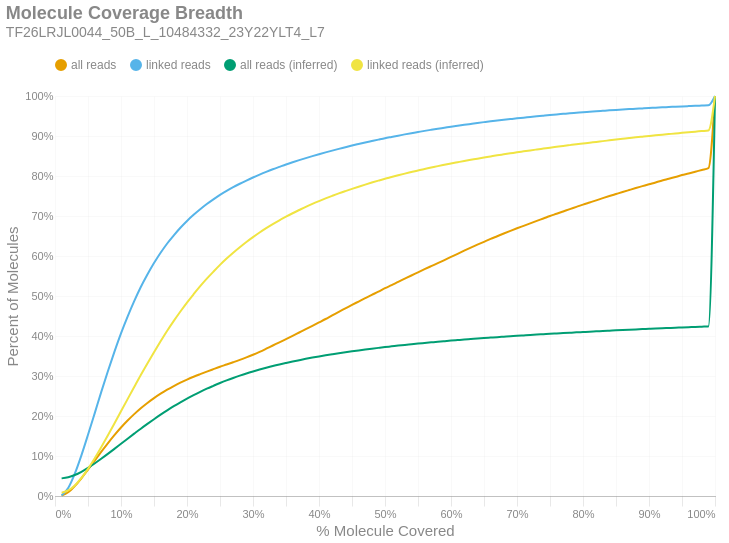

Notebook code for this chart:
### Markdown cell above
### Molecule Read Coverage
This chart shows molecule coverage breadth as computed by the number of bases aligned to that molecule. In other words, "*how much of each unique long molecule is actually sequenced/aligned?*" Keep in mind there is a distinction between sequences and alignments, since some sequences belonging to a particular molecule may not align well and wouldn't appear in the alignment data. This chart also shows molecule coverage breadth as computed by the *inferred fragment* from which the aligned sequences originate. Unlike read coverage, this calculation takes into account the total insert size, including unsequenced gaps between the forward and reverse reads. Like the previous figures, these are cumulative percents.

### Code cell
if SKIPLR:
    print_html(f"Skipped")
else:
    binned_df = consolidated_hist(valids['coverage_bp'], mask, 0.01, True)
    binned_df_inf = consolidated_hist(valids['coverage_inserts'], mask, 0.01, True)
    binned_df = binned_df.with_columns(pl.lit(binned_df_inf['all reads (cumsum)']).alias('all reads (inferred)'))
    binned_df = binned_df.with_columns(pl.lit(binned_df_inf['linked reads (cumsum)']).alias('linked reads (inferred)'))
    binned_df = binned_df.with_columns(
        (pl.col('bin').cast(pl.Float64) + 0.01).alias('right_edge')
    )

    with SafeRender(binned_df):
        (
            density_plot(binned_df, 'Molecule Coverage Breadth', samplename, 'molcov', ['all reads (inferred)','linked reads (inferred)'])
            .encode(
                #x=alt.X('bin:Q', title="% Molecule Covered").axis(format = '%').scale(padding=0),
                x=alt.X('right_edge:Q', title="% Molecule Covered").axis(format='%').scale(padding=0),
                y=alt.Y('value:Q', title='Percent of Molecules')
                    .axis(format='%')
                    .stack(False)
                    .scale(domainMin=0, padding=0),
                color=alt.Color("key:N").scale(domain = ["all reads", "linked reads", "all reads (inferred)", "linked reads (inferred)"]),
                tooltip = [
                    alt.Tooltip("key:N", title = "Data Type"),
                    alt.Tooltip("range_label:N", title="% Molecule Covered"),
                    alt.Tooltip("value:Q", format = ".2%", title="% Molecules")
                ]
            )
        ).display()

### Figure 1 — Vega-Lite specification as saved in the notebook (floating-point values rounded to 4 significant figures)
{"width": "container", "height": 400, "config": {"title": {"anchor": "start", "dy": -15, "fontSize": 18, "color": "#888888", "subtitleColor": "#888888", "subtitleFontSize": 14}, "arc": {"fill": "#0072B2"}, "axis": {"domainColor": "#888888", "domainWidth": 0.5, "gridWidth": 0.2, "grid": false, "titleFontWeight": 400, "titleFontSize": 15, "labelFontSize": 11, "labelColor": "#888888", "tickColor": "#888888", "tickWidth": 0.2, "titleColor": "#888888"}, "axisBand": {"grid": false}, "axisX": {"grid": true, "tickSize": 10, "domainCap": "round"}, "axisY": {"domain": false, "grid": true, "tickSize": 0, "domainCap": "round"}, "background": "transparent", "header": {"labelFontSize": 15, "labelColor": "#888888", "titleFontSize": 15, "titleFontWeight": 600, "titleColor": "#888888"}, "legend": {"labelFont": "sans-serif", "labelFontSize": 12, "labelColor": "#888888", "symbolSize": 100, "symbolType": "circle", "titleFontSize": 12, "titlePadding": 10, "titleColor": "#888888", "title": null, "orient": "top"}, "range": {"category": ["#E69F00", "#56B4E9", "#009E73", "#F0E442", "#0072B2", "#D55E00", "#CC79A7", "#000000"], "diverging": ["#cfe8f3", "#a2d4ec", "#73bfe2", "#46abdb", "#1696d2", "#12719e"]}, "area": {"fill": "#0072B2", "fillOpacity": 0.7, "line": true, "strokeOpacity": 0.7}, "line": {"color": "#0072B2", "stroke": "#0072B2", "strokeWidth": 2}, "trail": {"color": "#0072B2", "stroke": "#0072B2", "strokeWidth": 0, "size": 1}, "point": {"filled": true, "fillOpacity": 1.0, "size": 95}, "text": {"color": "#888888", "fontSize": 11, "align": "right", "fontWeight": 400, "size": 11}, "bar": {"fill": "#0072B2", "stroke": null}, "view": {"stroke": null, "continuousWidth": 660, "continuousHeight": 400}}, "data": {"name": "data-9ef5aee9d4fde3b75a7cc80db2744609"}, "mark": {"type": "line", "interpolate": "monotone", "point": {"opacity": 0, "size": 275}}, "encoding": {"color": {"field": "key", "scale": {"domain": ["all reads", "linked reads", "all reads (inferred)", "linked reads (inferred)"]}, "type": "nominal"}, "tooltip": [{"field": "key", "title": "Data Type", "type": "nominal"}, {"field": "range_label", "title": "% Molecule Covered", "type": "nominal"}, {"field": "value", "format": ".2%", "title": "% Molecules", "type": "quantitative"}], "x": {"axis": {"format": "%"}, "field": "right_edge", "scale": {"padding": 0}, "title": "% Molecule Covered", "type": "quantitative"}, "y": {"axis": {"format": "%"}, "field": "value", "scale": {"domainMin": 0, "padding": 0}, "stack": false, "title": "Percent of Molecules", "type": "quantitative"}}, "params": [{"name": "param_c36ac31b6afebe62", "select": {"type": "point", "fields": ["key"]}, "bind": "legend"}], "title": {"text": "Molecule Coverage Breadth", "subtitle": "TF26LRJL0044_50B_L_10484332_23Y22YLT4_L7"}, "transform": [{"fold": ["all reads (cumsum)", "linked reads (cumsum)", "all reads (inferred)", "linked reads (inferred)"]}, {"calculate": "replace(datum.key, ' (cumsum)', '')", "as": "key"}, {"filter": {"param": "param_c36ac31b6afebe62"}}], "usermeta": {"embedOptions": {"downloadFileName": "TF26LRJL0044_50B_L_10484332_23Y22YLT4_L7.molcov"}}, "$schema": "https://vega.github.io/schema/vega-lite/v6.4.1.json", "datasets": {"data-9ef5aee9d4fde3b75a7cc80db2744609": [{"bin": "0.0", "interval": "0.0-0.01", "all reads": 0.0008273, "linked reads": 0.001351, "all reads (cumsum)": 0.0008273, "linked reads (cumsum)": 0.001351, "range_label": "0.0-0.01", "all reads (inferred)": 0.04407, "linked reads (inferred)": 0.008332, "right_edge": 0.01}, {"bin": "0.01", "interval": "0.01-0.02", "all reads": 0.008551, "linked reads": 0.01855, "all reads (cumsum)": 0.009379, "linked reads (cumsum)": 0.0199, "range_label": "0.01-0.02", "all reads (inferred)": 0.04683, "linked reads (inferred)": 0.01377, "right_edge": 0.02}, {"bin": "0.02", "interval": "0.02-0.03", "all reads": 0.01559, "linked reads": 0.03591, "all reads (cumsum)": 0.02496, "linked reads (cumsum)": 0.05581, "range_label": "0.02-0.03", "all reads (inferred)": 0.05245, "linked reads (inferred)": 0.0263, "right_edge": 0.03}, {"bin": "0.03", "interval": "0.03-0.04", "all reads": 0.01936, "linked reads": 0.04586, "all reads (cumsum)": 0.04433, "linked reads (cumsum)": 0.1017, "range_label": "0.03-0.04", "all reads (inferred)": 0.06057, "linked reads (inferred)": 0.04505, "right_edge": 0.04}, {"bin": "0.04", "interval": "0.04-0.05", "all reads": 0.02146, "linked reads": 0.05129, "all reads (cumsum)": 0.06579, "linked reads (cumsum)": 0.153, "range_label": "0.04-0.05", "all reads (inferred)": 0.0704, "linked reads (inferred)": 0.06795, "right_edge": 0.05}, {"bin": "0.05", "interval": "0.05-0.06", "all reads": 0.02214, "linked reads": 0.05307, "all reads (cumsum)": 0.08793, "linked reads (cumsum)": 0.206, "range_label": "0.05-0.06", "all reads (inferred)": 0.08131, "linked reads (inferred)": 0.09381, "right_edge": 0.06}, {"bin": "0.06", "interval": "0.06-0.07", "all reads": 0.02228, "linked reads": 0.05365, "all reads (cumsum)": 0.1102, "linked reads (cumsum)": 0.2597, "range_label": "0.06-0.07", "all reads (inferred)": 0.09306, "linked reads (inferred)": 0.1218, "right_edge": 0.07}, {"bin": "0.07", "interval": "0.07-0.08", "all reads": 0.02145, "linked reads": 0.05165, "all reads (cumsum)": 0.1317, "linked reads (cumsum)": 0.3113, "range_label": "0.07-0.08", "all reads (inferred)": 0.1053, "linked reads (inferred)": 0.151, "right_edge": 0.08}, {"bin": "0.08", "interval": "0.08-0.09", "all reads": 0.02034, "linked reads": 0.04897, "all reads (cumsum)": 0.152, "linked reads (cumsum)": 0.3603, "range_label": "0.08-0.09", "all reads (inferred)": 0.1178, "linked reads (inferred)": 0.1811, "right_edge": 0.09}, {"bin": "0.09", "interval": "0.09-0.1", "all reads": 0.01915, "linked reads": 0.04612, "all reads (cumsum)": 0.1711, "linked reads (cumsum)": 0.4064, "range_label": "0.09-0.1", "all reads (inferred)": 0.1306, "linked reads (inferred)": 0.2117, "right_edge": 0.1}, {"bin": "0.1", "interval": "0.1-0.11", "all reads": 0.01747, "linked reads": 0.04199, "all reads (cumsum)": 0.1886, "linked reads (cumsum)": 0.4484, "range_label": "0.1-0.11", "all reads (inferred)": 0.1433, "linked reads (inferred)": 0.2422, "right_edge": 0.11}, {"bin": "0.11", "interval": "0.11-0.12", "all reads": 0.01611, "linked reads": 0.03864, "all reads (cumsum)": 0.2047, "linked reads (cumsum)": 0.487, "range_label": "0.11-0.12", "all reads (inferred)": 0.1558, "linked reads (inferred)": 0.2724, "right_edge": 0.12}, {"bin": "0.12", "interval": "0.12-0.13", "all reads": 0.01478, "linked reads": 0.03531, "all reads (cumsum)": 0.2195, "linked reads (cumsum)": 0.5223, "range_label": "0.12-0.13", "all reads (inferred)": 0.1683, "linked reads (inferred)": 0.3025, "right_edge": 0.13}, {"bin": "0.13", "interval": "0.13-0.14", "all reads": 0.01319, "linked reads": 0.03126, "all reads (cumsum)": 0.2327, "linked reads (cumsum)": 0.5536, "range_label": "0.13-0.14", "all reads (inferred)": 0.1803, "linked reads (inferred)": 0.3313, "right_edge": 0.14}, {"bin": "0.14", "interval": "0.14-0.15", "all reads": 0.01215, "linked reads": 0.02866, "all reads (cumsum)": 0.2448, "linked reads (cumsum)": 0.5823, "range_label": "0.14-0.15", "all reads (inferred)": 0.1919, "linked reads (inferred)": 0.3594, "right_edge": 0.15}, {"bin": "0.15", "interval": "0.15-0.16", "all reads": 0.01107, "linked reads": 0.0258, "all reads (cumsum)": 0.2559, "linked reads (cumsum)": 0.6081, "range_label": "0.15-0.16", "all reads (inferred)": 0.2033, "linked reads (inferred)": 0.3867, "right_edge": 0.16}, {"bin": "0.16", "interval": "0.16-0.17", "all reads": 0.01005, "linked reads": 0.02322, "all reads (cumsum)": 0.266, "linked reads (cumsum)": 0.6313, "range_label": "0.16-0.17", "all reads (inferred)": 0.2142, "linked reads (inferred)": 0.4131, "right_edge": 0.17}, {"bin": "0.17", "interval": "0.17-0.18", "all reads": 0.008934, "linked reads": 0.02036, "all reads (cumsum)": 0.2749, "linked reads (cumsum)": 0.6516, "range_label": "0.17-0.18", "all reads (inferred)": 0.2244, "linked reads (inferred)": 0.4378, "right_edge": 0.18}, {"bin": "0.18", "interval": "0.18-0.19", "all reads": 0.008439, "linked reads": 0.019, "all reads (cumsum)": 0.2833, "linked reads (cumsum)": 0.6706, "range_label": "0.18-0.19", "all reads (inferred)": 0.2342, "linked reads (inferred)": 0.4613, "right_edge": 0.19}, {"bin": "0.19", "interval": "0.19-0.2", "all reads": 0.007707, "linked reads": 0.01707, "all reads (cumsum)": 0.291, "linked reads (cumsum)": 0.6877, "range_label": "0.19-0.2", "all reads (inferred)": 0.2434, "linked reads (inferred)": 0.4836, "right_edge": 0.2}, {"bin": "0.2", "interval": "0.2-0.21", "all reads": 0.006989, "linked reads": 0.01525, "all reads (cumsum)": 0.298, "linked reads (cumsum)": 0.7029, "range_label": "0.2-0.21", "all reads (inferred)": 0.2521, "linked reads (inferred)": 0.5044, "right_edge": 0.21}, {"bin": "0.21", "interval": "0.21-0.22", "all reads": 0.006564, "linked reads": 0.0139, "all reads (cumsum)": 0.3046, "linked reads (cumsum)": 0.7168, "range_label": "0.21-0.22", "all reads (inferred)": 0.2604, "linked reads (inferred)": 0.5245, "right_edge": 0.22}, {"bin": "0.22", "interval": "0.22-0.23", "all reads": 0.006403, "linked reads": 0.01305, "all reads (cumsum)": 0.311, "linked reads (cumsum)": 0.7299, "range_label": "0.22-0.23", "all reads (inferred)": 0.2682, "linked reads (inferred)": 0.5433, "right_edge": 0.23}, {"bin": "0.23", "interval": "0.23-0.24", "all reads": 0.006122, "linked reads": 0.01182, "all reads (cumsum)": 0.3171, "linked reads (cumsum)": 0.7417, "range_label": "0.23-0.24", "all reads (inferred)": 0.2755, "linked reads (inferred)": 0.5608, "right_edge": 0.24}, {"bin": "0.24", "interval": "0.24-0.25", "all reads": 0.006012, "linked reads": 0.01105, "all reads (cumsum)": 0.3231, "linked reads (cumsum)": 0.7528, "range_label": "0.24-0.25", "all reads (inferred)": 0.2825, "linked reads (inferred)": 0.5778, "right_edge": 0.25}, {"bin": "0.25", "interval": "0.25-0.26", "all reads": 0.00558, "linked reads": 0.00991, "all reads (cumsum)": 0.3287, "linked reads (cumsum)": 0.7627, "range_label": "0.25-0.26", "all reads (inferred)": 0.2891, "linked reads (inferred)": 0.5936, "right_edge": 0.26}, {"bin": "0.26", "interval": "0.26-0.27", "all reads": 0.005679, "linked reads": 0.009319, "all reads (cumsum)": 0.3344, "linked reads (cumsum)": 0.772, "range_label": "0.26-0.27", "all reads (inferred)": 0.2952, "linked reads (inferred)": 0.6083, "right_edge": 0.27}, {"bin": "0.27", "interval": "0.27-0.28", "all reads": 0.005848, "linked reads": 0.00861, "all reads (cumsum)": 0.3402, "linked reads (cumsum)": 0.7806, "range_label": "0.27-0.28", "all reads (inferred)": 0.3009, "linked reads (inferred)": 0.622, "right_edge": 0.28}, {"bin": "0.28", "interval": "0.28-0.29", "all reads": 0.006215, "linked reads": 0.008028, "all reads (cumsum)": 0.3465, "linked reads (cumsum)": 0.7886, "range_label": "0.28-0.29", "all reads (inferred)": 0.3063, "linked reads (inferred)": 0.6351, "right_edge": 0.29}, {"bin": "0.29", "interval": "0.29-0.3", "all reads": 0.006687, "linked reads": 0.007647, "all reads (cumsum)": 0.3531, "linked reads (cumsum)": 0.7963, "range_label": "0.29-0.3", "all reads (inferred)": 0.3113, "linked reads (inferred)": 0.6472, "right_edge": 0.3}, {"bin": "0.3", "interval": "0.3-0.31", "all reads": 0.007232, "linked reads": 0.007223, "all reads (cumsum)": 0.3604, "linked reads (cumsum)": 0.8035, "range_label": "0.3-0.31", "all reads (inferred)": 0.3161, "linked reads (inferred)": 0.6587, "right_edge": 0.31}, {"bin": "0.31", "interval": "0.31-0.32", "all reads": 0.007839, "linked reads": 0.006842, "all reads (cumsum)": 0.3682, "linked reads (cumsum)": 0.8103, "range_label": "0.31-0.32", "all reads (inferred)": 0.3206, "linked reads (inferred)": 0.6695, "right_edge": 0.32}, {"bin": "0.32", "interval": "0.32-0.33", "all reads": 0.008088, "linked reads": 0.006438, "all reads (cumsum)": 0.3763, "linked reads (cumsum)": 0.8168, "range_label": "0.32-0.33", "all reads (inferred)": 0.3249, "linked reads (inferred)": 0.6798, "right_edge": 0.33}, {"bin": "0.33", "interval": "0.33-0.34", "all reads": 0.007866, "linked reads": 0.006009, "all reads (cumsum)": 0.3842, "linked reads (cumsum)": 0.8228, "range_label": "0.33-0.34", "all reads (inferred)": 0.3289, "linked reads (inferred)": 0.6893, "right_edge": 0.34}, {"bin": "0.34", "interval": "0.34-0.35", "all reads": 0.008124, "linked reads": 0.005972, "all reads (cumsum)": 0.3923, "linked reads (cumsum)": 0.8288, "range_label": "0.34-0.35", "all reads (inferred)": 0.3326, "linked reads (inferred)": 0.6983, "right_edge": 0.35}, {"bin": "0.35", "interval": "0.35-0.36", "all reads": 0.00819, "linked reads": 0.005573, "all reads (cumsum)": 0.4005, "linked reads (cumsum)": 0.8343, "range_label": "0.35-0.36", "all reads (inferred)": 0.3362, "linked reads (inferred)": 0.7069, "right_edge": 0.36}, {"bin": "0.36", "interval": "0.36-0.37", "all reads": 0.008242, "linked reads": 0.005287, "all reads (cumsum)": 0.4087, "linked reads (cumsum)": 0.8396, "range_label": "0.36-0.37", "all reads (inferred)": 0.3396, "linked reads (inferred)": 0.715, "right_edge": 0.37}, {"bin": "0.37", "interval": "0.37-0.38", "all reads": 0.008241, "linked reads": 0.005133, "all reads (cumsum)": 0.417, "linked reads (cumsum)": 0.8448, "range_label": "0.37-0.38", "all reads (inferred)": 0.3429, "linked reads (inferred)": 0.723, "right_edge": 0.38}, {"bin": "0.38", "interval": "0.38-0.39", "all reads": 0.008382, "linked reads": 0.004966, "all reads (cumsum)": 0.4254, "linked reads (cumsum)": 0.8497, "range_label": "0.38-0.39", "all reads (inferred)": 0.346, "linked reads (inferred)": 0.7304, "right_edge": 0.39}, {"bin": "0.39", "interval": "0.39-0.4", "all reads": 0.008525, "linked reads": 0.004748, "all reads (cumsum)": 0.4339, "linked reads (cumsum)": 0.8545, "range_label": "0.39-0.4", "all reads (inferred)": 0.3489, "linked reads (inferred)": 0.7373, "right_edge": 0.4}, {"bin": "0.4", "interval": "0.4-0.41", "all reads": 0.008616, "linked reads": 0.004606, "all reads (cumsum)": 0.4425, "linked reads (cumsum)": 0.8591, "range_label": "0.4-0.41", "all reads (inferred)": 0.3516, "linked reads (inferred)": 0.7439, "right_edge": 0.41}, {"bin": "0.41", "interval": "0.41-0.42", "all reads": 0.009195, "linked reads": 0.00444, "all reads (cumsum)": 0.4517, "linked reads (cumsum)": 0.8635, "range_label": "0.41-0.42", "all reads (inferred)": 0.3543, "linked reads (inferred)": 0.7503, "right_edge": 0.42}, {"bin": "0.42", "interval": "0.42-0.43", "all reads": 0.008839, "linked reads": 0.004318, "all reads (cumsum)": 0.4605, "linked reads (cumsum)": 0.8678, "range_label": "0.42-0.43", "all reads (inferred)": 0.3569, "linked reads (inferred)": 0.7564, "right_edge": 0.43}, {"bin": "0.43", "interval": "0.43-0.44", "all reads": 0.008611, "linked reads": 0.004077, "all reads (cumsum)": 0.4691, "linked reads (cumsum)": 0.8719, "range_label": "0.43-0.44", "all reads (inferred)": 0.3593, "linked reads (inferred)": 0.7622, "right_edge": 0.44}, {"bin": "0.44", "interval": "0.44-0.45", "all reads": 0.008657, "linked reads": 0.004204, "all reads (cumsum)": 0.4778, "linked reads (cumsum)": 0.8761, "range_label": "0.44-0.45", "all reads (inferred)": 0.3617, "linked reads (inferred)": 0.7678, "right_edge": 0.45}, {"bin": "0.45", "interval": "0.45-0.46", "all reads": 0.00835, "linked reads": 0.003892, "all reads (cumsum)": 0.4861, "linked reads (cumsum)": 0.88, "range_label": "0.45-0.46", "all reads (inferred)": 0.3639, "linked reads (inferred)": 0.7733, "right_edge": 0.46}, {"bin": "0.46", "interval": "0.46-0.47", "all reads": 0.008384, "linked reads": 0.003809, "all reads (cumsum)": 0.4945, "linked reads (cumsum)": 0.8838, "range_label": "0.46-0.47", "all reads (inferred)": 0.3661, "linked reads (inferred)": 0.7785, "right_edge": 0.47}, {"bin": "0.47", "interval": "0.47-0.48", "all reads": 0.00828, "linked reads": 0.003577, "all reads (cumsum)": 0.5028, "linked reads (cumsum)": 0.8874, "range_label": "0.47-0.48", "all reads (inferred)": 0.3683, "linked reads (inferred)": 0.7836, "right_edge": 0.48}, {"bin": "0.48", "interval": "0.48-0.49", "all reads": 0.008028, "linked reads": 0.003557, "all reads (cumsum)": 0.5108, "linked reads (cumsum)": 0.891, "range_label": "0.48-0.49", "all reads (inferred)": 0.3703, "linked reads (inferred)": 0.7884, "right_edge": 0.49}, {"bin": "0.49", "interval": "0.49-0.5", "all reads": 0.008641, "linked reads": 0.003486, "all reads (cumsum)": 0.5195, "linked reads (cumsum)": 0.8944, "range_label": "0.49-0.5", "all reads (inferred)": 0.3723, "linked reads (inferred)": 0.7931, "right_edge": 0.5}, {"bin": "0.5", "interval": "0.5-0.51", "all reads": 0.007593, "linked reads": 0.003164, "all reads (cumsum)": 0.5271, "linked reads (cumsum)": 0.8976, "range_label": "0.5-0.51", "all reads (inferred)": 0.3741, "linked reads (inferred)": 0.7975, "right_edge": 0.51}, {"bin": "0.51", "interval": "0.51-0.52", "all reads": 0.008282, "linked reads": 0.003149, "all reads (cumsum)": 0.5354, "linked reads (cumsum)": 0.9008, "range_label": "0.51-0.52", "all reads (inferred)": 0.376, "linked reads (inferred)": 0.8019, "right_edge": 0.52}, {"bin": "0.52", "interval": "0.52-0.53", "all reads": 0.007949, "linked reads": 0.003279, "all reads (cumsum)": 0.5433, "linked reads (cumsum)": 0.904, "range_label": "0.52-0.53", "all reads (inferred)": 0.3777, "linked reads (inferred)": 0.806, "right_edge": 0.53}, {"bin": "0.53", "interval": "0.53-0.54", "all reads": 0.007938, "linked reads": 0.003036, "all reads (cumsum)": 0.5512, "linked reads (cumsum)": 0.9071, "range_label": "0.53-0.54", "all reads (inferred)": 0.3794, "linked reads (inferred)": 0.81, "right_edge": 0.54}, {"bin": "0.54", "interval": "0.54-0.55", "all reads": 0.007757, "linked reads": 0.002881, "all reads (cumsum)": 0.559, "linked reads (cumsum)": 0.9099, "range_label": "0.54-0.55", "all reads (inferred)": 0.3811, "linked reads (inferred)": 0.814, "right_edge": 0.55}, {"bin": "0.55", "interval": "0.55-0.56", "all reads": 0.007947, "linked reads": 0.002893, "all reads (cumsum)": 0.5669, "linked reads (cumsum)": 0.9128, "range_label": "0.55-0.56", "all reads (inferred)": 0.3826, "linked reads (inferred)": 0.8176, "right_edge": 0.56}, {"bin": "0.56", "interval": "0.56-0.57", "all reads": 0.007649, "linked reads": 0.002689, "all reads (cumsum)": 0.5746, "linked reads (cumsum)": 0.9155, "range_label": "0.56-0.57", "all reads (inferred)": 0.3841, "linked reads (inferred)": 0.8211, "right_edge": 0.57}, {"bin": "0.57", "interval": "0.57-0.58", "all reads": 0.007534, "linked reads": 0.002602, "all reads (cumsum)": 0.5821, "linked reads (cumsum)": 0.9181, "range_label": "0.57-0.58", "all reads (inferred)": 0.3856, "linked reads (inferred)": 0.8247, "right_edge": 0.58}, {"bin": "0.58", "interval": "0.58-0.59", "all reads": 0.007778, "linked reads": 0.002509, "all reads (cumsum)": 0.5899, "linked reads (cumsum)": 0.9206, "range_label": "0.58-0.59", "all reads (inferred)": 0.3871, "linked reads (inferred)": 0.828, "right_edge": 0.59}, {"bin": "0.59", "interval": "0.59-0.6", "all reads": 0.007884, "linked reads": 0.002555, "all reads (cumsum)": 0.5978, "linked reads (cumsum)": 0.9232, "range_label": "0.59-0.6", "all reads (inferred)": 0.3884, "linked reads (inferred)": 0.8313, "right_edge": 0.6}, {"bin": "0.6", "interval": "0.6-0.61", "all reads": 0.007692, "linked reads": 0.002412, "all reads (cumsum)": 0.6055, "linked reads (cumsum)": 0.9256, "range_label": "0.6-0.61", "all reads (inferred)": 0.3898, "linked reads (inferred)": 0.8344, "right_edge": 0.61}, {"bin": "0.61", "interval": "0.61-0.62", "all reads": 0.007859, "linked reads": 0.002388, "all reads (cumsum)": 0.6133, "linked reads (cumsum)": 0.928, "range_label": "0.61-0.62", "all reads (inferred)": 0.3911, "linked reads (inferred)": 0.8375, "right_edge": 0.62}, {"bin": "0.62", "interval": "0.62-0.63", "all reads": 0.007582, "linked reads": 0.002259, "all reads (cumsum)": 0.6209, "linked reads (cumsum)": 0.9303, "range_label": "0.62-0.63", "all reads (inferred)": 0.3923, "linked reads (inferred)": 0.8404, "right_edge": 0.63}, {"bin": "0.63", "interval": "0.63-0.64", "all reads": 0.007366, "linked reads": 0.00224, "all reads (cumsum)": 0.6283, "linked reads (cumsum)": 0.9325, "range_label": "0.63-0.64", "all reads (inferred)": 0.3936, "linked reads (inferred)": 0.8433, "right_edge": 0.64}, {"bin": "0.64", "interval": "0.64-0.65", "all reads": 0.00717, "linked reads": 0.00218, "all reads (cumsum)": 0.6355, "linked reads (cumsum)": 0.9347, "range_label": "0.64-0.65", "all reads (inferred)": 0.3948, "linked reads (inferred)": 0.8462, "right_edge": 0.65}, {"bin": "0.65", "interval": "0.65-0.66", "all reads": 0.007294, "linked reads": 0.002113, "all reads (cumsum)": 0.6428, "linked reads (cumsum)": 0.9368, "range_label": "0.65-0.66", "all reads (inferred)": 0.396, "linked reads (inferred)": 0.8489, "right_edge": 0.66}, {"bin": "0.66", "interval": "0.66-0.67", "all reads": 0.006689, "linked reads": 0.001868, "all reads (cumsum)": 0.6494, "linked reads (cumsum)": 0.9387, "range_label": "0.66-0.67", "all reads (inferred)": 0.3972, "linked reads (inferred)": 0.8516, "right_edge": 0.67}, {"bin": "0.67", "interval": "0.67-0.68", "all reads": 0.006782, "linked reads": 0.001845, "all reads (cumsum)": 0.6562, "linked reads (cumsum)": 0.9405, "range_label": "0.67-0.68", "all reads (inferred)": 0.3982, "linked reads (inferred)": 0.8541, "right_edge": 0.68}, {"bin": "0.68", "interval": "0.68-0.69", "all reads": 0.006575, "linked reads": 0.001824, "all reads (cumsum)": 0.6628, "linked reads (cumsum)": 0.9423, "range_label": "0.68-0.69", "all reads (inferred)": 0.3993, "linked reads (inferred)": 0.8566, "right_edge": 0.69}, {"bin": "0.69", "interval": "0.69-0.7", "all reads": 0.006461, "linked reads": 0.001797, "all reads (cumsum)": 0.6693, "linked reads (cumsum)": 0.9441, "range_label": "0.69-0.7", "all reads (inferred)": 0.4004, "linked reads (inferred)": 0.8592, "right_edge": 0.7}, {"bin": "0.7", "interval": "0.7-0.71", "all reads": 0.006176, "linked reads": 0.001655, "all reads (cumsum)": 0.6754, "linked reads (cumsum)": 0.9458, "range_label": "0.7-0.71", "all reads (inferred)": 0.4015, "linked reads (inferred)": 0.8616, "right_edge": 0.71}, {"bin": "0.71", "interval": "0.71-0.72", "all reads": 0.006162, "linked reads": 0.001764, "all reads (cumsum)": 0.6816, "linked reads (cumsum)": 0.9475, "range_label": "0.71-0.72", "all reads (inferred)": 0.4025, "linked reads (inferred)": 0.864, "right_edge": 0.72}, {"bin": "0.72", "interval": "0.72-0.73", "all reads": 0.006209, "linked reads": 0.001681, "all reads (cumsum)": 0.6878, "linked reads (cumsum)": 0.9492, "range_label": "0.72-0.73", "all reads (inferred)": 0.4035, "linked reads (inferred)": 0.8663, "right_edge": 0.73}, {"bin": "0.73", "interval": "0.73-0.74", "all reads": 0.006027, "linked reads": 0.001606, "all reads (cumsum)": 0.6938, "linked reads (cumsum)": 0.9508, "range_label": "0.73-0.74", "all reads (inferred)": 0.4044, "linked reads (inferred)": 0.8685, "right_edge": 0.74}, {"bin": "0.74", "interval": "0.74-0.75", "all reads": 0.006173, "linked reads": 0.001583, "all reads (cumsum)": 0.7, "linked reads (cumsum)": 0.9524, "range_label": "0.74-0.75", "all reads (inferred)": 0.4054, "linked reads (inferred)": 0.8708, "right_edge": 0.75}, {"bin": "0.75", "interval": "0.75-0.76", "all reads": 0.005639, "linked reads": 0.00149, "all reads (cumsum)": 0.7056, "linked reads (cumsum)": 0.9539, "range_label": "0.75-0.76", "all reads (inferred)": 0.4063, "linked reads (inferred)": 0.8729, "right_edge": 0.76}, {"bin": "0.76", "interval": "0.76-0.77", "all reads": 0.005738, "linked reads": 0.00143, "all reads (cumsum)": 0.7114, "linked reads (cumsum)": 0.9553, "range_label": "0.76-0.77", "all reads (inferred)": 0.4073, "linked reads (inferred)": 0.8751, "right_edge": 0.77}, {"bin": "0.77", "interval": "0.77-0.78", "all reads": 0.005776, "linked reads": 0.001447, "all reads (cumsum)": 0.7172, "linked reads (cumsum)": 0.9568, "range_label": "0.77-0.78", "all reads (inferred)": 0.4082, "linked reads (inferred)": 0.8772, "right_edge": 0.78}, {"bin": "0.78", "interval": "0.78-0.79", "all reads": 0.005566, "linked reads": 0.001282, "all reads (cumsum)": 0.7227, "linked reads (cumsum)": 0.9581, "range_label": "0.78-0.79", "all reads (inferred)": 0.4091, "linked reads (inferred)": 0.8793, "right_edge": 0.79}, {"bin": "0.79", "interval": "0.79-0.8", "all reads": 0.005753, "linked reads": 0.001307, "all reads (cumsum)": 0.7285, "linked reads (cumsum)": 0.9594, "range_label": "0.79-0.8", "all reads (inferred)": 0.4099, "linked reads (inferred)": 0.8813, "right_edge": 0.8}, {"bin": "0.8", "interval": "0.8-0.81", "all reads": 0.005327, "linked reads": 0.001188, "all reads (cumsum)": 0.7338, "linked reads (cumsum)": 0.9606, "range_label": "0.8-0.81", "all reads (inferred)": 0.4108, "linked reads (inferred)": 0.8833, "right_edge": 0.81}, {"bin": "0.81", "interval": "0.81-0.82", "all reads": 0.00534, "linked reads": 0.001239, "all reads (cumsum)": 0.7391, "linked reads (cumsum)": 0.9618, "range_label": "0.81-0.82", "all reads (inferred)": 0.4116, "linked reads (inferred)": 0.8852, "right_edge": 0.82}, {"bin": "0.82", "interval": "0.82-0.83", "all reads": 0.005444, "linked reads": 0.001171, "all reads (cumsum)": 0.7446, "linked reads (cumsum)": 0.963, "range_label": "0.82-0.83", "all reads (inferred)": 0.4125, "linked reads (inferred)": 0.8872, "right_edge": 0.83}, {"bin": "0.83", "interval": "0.83-0.84", "all reads": 0.005261, "linked reads": 0.00117, "all reads (cumsum)": 0.7499, "linked reads (cumsum)": 0.9641, "range_label": "0.83-0.84", "all reads (inferred)": 0.4133, "linked reads (inferred)": 0.8892, "right_edge": 0.84}, {"bin": "0.84", "interval": "0.84-0.85", "all reads": 0.005094, "linked reads": 0.001103, "all reads (cumsum)": 0.7549, "linked reads (cumsum)": 0.9652, "range_label": "0.84-0.85", "all reads (inferred)": 0.4142, "linked reads (inferred)": 0.8911, "right_edge": 0.85}, {"bin": "0.85", "interval": "0.85-0.86", "all reads": 0.005094, "linked reads": 0.001024, "all reads (cumsum)": 0.76, "linked reads (cumsum)": 0.9663, "range_label": "0.85-0.86", "all reads (inferred)": 0.415, "linked reads (inferred)": 0.893, "right_edge": 0.86}, {"bin": "0.86", "interval": "0.86-0.87", "all reads": 0.004957, "linked reads": 0.0009706, "all reads (cumsum)": 0.765, "linked reads (cumsum)": 0.9672, "range_label": "0.86-0.87", "all reads (inferred)": 0.4158, "linked reads (inferred)": 0.8948, "right_edge": 0.87}, {"bin": "0.87", "interval": "0.87-0.88", "all reads": 0.004912, "linked reads": 0.0008811, "all reads (cumsum)": 0.7699, "linked reads (cumsum)": 0.9681, "range_label": "0.87-0.88", "all reads (inferred)": 0.4165, "linked reads (inferred)": 0.8966, "right_edge": 0.88}, {"bin": "0.88", "interval": "0.88-0.89", "all reads": 0.004739, "linked reads": 0.0009172, "all reads (cumsum)": 0.7746, "linked reads (cumsum)": 0.969, "range_label": "0.88-0.89", "all reads (inferred)": 0.4173, "linked reads (inferred)": 0.8983, "right_edge": 0.89}, {"bin": "0.89", "interval": "0.89-0.9", "all reads": 0.004768, "linked reads": 0.0008892, "all reads (cumsum)": 0.7794, "linked reads (cumsum)": 0.9699, "range_label": "0.89-0.9", "all reads (inferred)": 0.418, "linked reads (inferred)": 0.9001, "right_edge": 0.9}, {"bin": "0.9", "interval": "0.9-0.91", "all reads": 0.004496, "linked reads": 0.0008157, "all reads (cumsum)": 0.7839, "linked reads (cumsum)": 0.9707, "range_label": "0.9-0.91", "all reads (inferred)": 0.4187, "linked reads (inferred)": 0.9017, "right_edge": 0.91}, {"bin": "0.91", "interval": "0.91-0.92", "all reads": 0.004971, "linked reads": 0.0009012, "all reads (cumsum)": 0.7889, "linked reads (cumsum)": 0.9716, "range_label": "0.91-0.92", "all reads (inferred)": 0.4194, "linked reads (inferred)": 0.9033, "right_edge": 0.92}, {"bin": "0.92", "interval": "0.92-0.93", "all reads": 0.004215, "linked reads": 0.0007663, "all reads (cumsum)": 0.7931, "linked reads (cumsum)": 0.9724, "range_label": "0.92-0.93", "all reads (inferred)": 0.42, "linked reads (inferred)": 0.9048, "right_edge": 0.93}, {"bin": "0.93", "interval": "0.93-0.94", "all reads": 0.004427, "linked reads": 0.0008211, "all reads (cumsum)": 0.7975, "linked reads (cumsum)": 0.9732, "range_label": "0.93-0.94", "all reads (inferred)": 0.4207, "linked reads (inferred)": 0.9063, "right_edge": 0.94}, {"bin": "0.94", "interval": "0.94-0.95", "all reads": 0.004755, "linked reads": 0.0007717, "all reads (cumsum)": 0.8023, "linked reads (cumsum)": 0.974, "range_label": "0.94-0.95", "all reads (inferred)": 0.4214, "linked reads (inferred)": 0.9079, "right_edge": 0.95}, {"bin": "0.95", "interval": "0.95-0.96", "all reads": 0.003886, "linked reads": 0.0007036, "all reads (cumsum)": 0.8062, "linked reads (cumsum)": 0.9747, "range_label": "0.95-0.96", "all reads (inferred)": 0.422, "linked reads (inferred)": 0.9094, "right_edge": 0.96}, {"bin": "0.96", "interval": "0.96-0.97", "all reads": 0.004404, "linked reads": 0.0007022, "all reads (cumsum)": 0.8106, "linked reads (cumsum)": 0.9754, "range_label": "0.96-0.97", "all reads (inferred)": 0.4227, "linked reads (inferred)": 0.9108, "right_edge": 0.97}, {"bin": "0.97", "interval": "0.97-0.98", "all reads": 0.004476, "linked reads": 0.0006555, "all reads (cumsum)": 0.815, "linked reads (cumsum)": 0.9761, "range_label": "0.97-0.98", "all reads (inferred)": 0.4234, "linked reads (inferred)": 0.9123, "right_edge": 0.98}, {"bin": "0.98", "interval": "0.98-0.99", "all reads": 0.00439, "linked reads": 0.0006595, "all reads (cumsum)": 0.8194, "linked reads (cumsum)": 0.9767, "range_label": "0.98-0.99", "all reads (inferred)": 0.424, "linked reads (inferred)": 0.9138, "right_edge": 0.99}, {"bin": "0.99", "interval": "0.99-1.0", "all reads": 0.1806, "linked reads": 0.02328, "all reads (cumsum)": 1.0, "linked reads (cumsum)": 1.0, "range_label": "0.99-1.0", "all reads (inferred)": 1.0, "linked reads (inferred)": 1.0, "right_edge": 1.0}]}}
